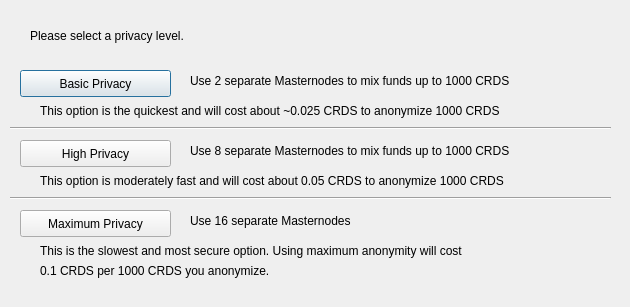
<?xml version="1.0" encoding="UTF-8"?>
<ui version="4.0">
 <class>PrivatesendConfig</class>
 <widget class="QDialog" name="PrivatesendConfig">
  <property name="geometry">
   <rect>
    <x>0</x>
    <y>0</y>
    <width>630</width>
    <height>307</height>
   </rect>
  </property>
  <property name="windowTitle">
   <string>Configure PrivateSend</string>
  </property>
  <widget class="QPushButton" name="buttonBasic">
   <property name="geometry">
    <rect>
     <x>20</x>
     <y>70</y>
     <width>151</width>
     <height>27</height>
    </rect>
   </property>
   <property name="text">
    <string>Basic Privacy</string>
   </property>
  </widget>
  <widget class="QPushButton" name="buttonHigh">
   <property name="geometry">
    <rect>
     <x>20</x>
     <y>140</y>
     <width>151</width>
     <height>27</height>
    </rect>
   </property>
   <property name="text">
    <string>High Privacy</string>
   </property>
  </widget>
  <widget class="QPushButton" name="buttonMax">
   <property name="geometry">
    <rect>
     <x>20</x>
     <y>210</y>
     <width>151</width>
     <height>27</height>
    </rect>
   </property>
   <property name="text">
    <string>Maximum Privacy</string>
   </property>
  </widget>
  <widget class="QLabel" name="label">
   <property name="geometry">
    <rect>
     <x>30</x>
     <y>20</y>
     <width>571</width>
     <height>31</height>
    </rect>
   </property>
   <property name="text">
    <string>Please select a privacy level.</string>
   </property>
  </widget>
  <widget class="QLabel" name="label_2">
   <property name="geometry">
    <rect>
     <x>190</x>
     <y>70</y>
     <width>421</width>
     <height>21</height>
    </rect>
   </property>
   <property name="text">
    <string>Use 2 separate Masternodes to mix funds up to 1000 CRDS</string>
   </property>
  </widget>
  <widget class="QLabel" name="label_3">
   <property name="geometry">
    <rect>
     <x>190</x>
     <y>140</y>
     <width>411</width>
     <height>21</height>
    </rect>
   </property>
   <property name="text">
    <string>Use 8 separate Masternodes to mix funds up to 1000 CRDS</string>
   </property>
  </widget>
  <widget class="QLabel" name="label_4">
   <property name="geometry">
    <rect>
     <x>190</x>
     <y>210</y>
     <width>421</width>
     <height>21</height>
    </rect>
   </property>
   <property name="text">
    <string>Use 16 separate Masternodes</string>
   </property>
  </widget>
  <widget class="QLabel" name="label_6">
   <property name="geometry">
    <rect>
     <x>40</x>
     <y>100</y>
     <width>561</width>
     <height>21</height>
    </rect>
   </property>
   <property name="text">
    <string>This option is the quickest and will cost about ~0.025 CRDS to anonymize 1000 CRDS</string>
   </property>
  </widget>
  <widget class="QLabel" name="label_7">
   <property name="geometry">
    <rect>
     <x>40</x>
     <y>170</y>
     <width>561</width>
     <height>21</height>
    </rect>
   </property>
   <property name="text">
    <string>This option is moderately fast and will cost about 0.05 CRDS to anonymize 1000 CRDS</string>
   </property>
  </widget>
  <widget class="QLabel" name="label_8">
   <property name="geometry">
    <rect>
     <x>40</x>
     <y>240</y>
     <width>561</width>
     <height>21</height>
    </rect>
   </property>
   <property name="text">
    <string>This is the slowest and most secure option. Using maximum anonymity will cost</string>
   </property>
  </widget>
  <widget class="QLabel" name="label_9">
   <property name="geometry">
    <rect>
     <x>40</x>
     <y>260</y>
     <width>561</width>
     <height>21</height>
    </rect>
   </property>
   <property name="text">
    <string>0.1 CRDS per 1000 CRDS you anonymize.</string>
   </property>
  </widget>
  <widget class="Line" name="line">
   <property name="geometry">
    <rect>
     <x>10</x>
     <y>120</y>
     <width>601</width>
     <height>16</height>
    </rect>
   </property>
   <property name="orientation">
    <enum>Qt::Horizontal</enum>
   </property>
  </widget>
  <widget class="Line" name="line_2">
   <property name="geometry">
    <rect>
     <x>10</x>
     <y>190</y>
     <width>601</width>
     <height>16</height>
    </rect>
   </property>
   <property name="orientation">
    <enum>Qt::Horizontal</enum>
   </property>
  </widget>
 </widget>
 <resources/>
 <connections/>
</ui>
